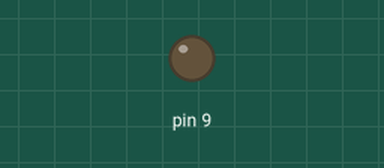
The sketch below on a simulated Arduino Uno, built with avr-gcc and run on an emulated ATmega328P. Shown: output pins drawn as LEDs (lit = HIGH).

Above: at 0.05 s.
At 2.25 s:
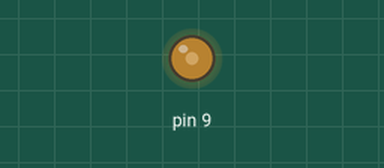
At 3.7 s:
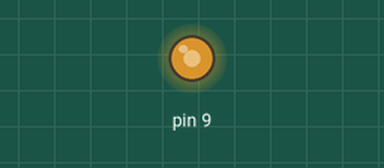
At 7.4 s:
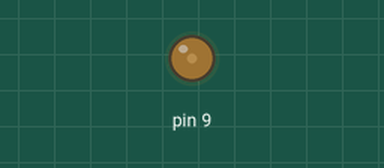
Timing chart, 0 to 10.4 s (numbered marks = the images above):
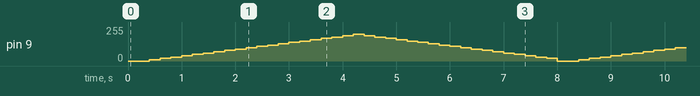

The sketch:

PWMon9.ino
```cpp
void setup() {
  // put your setup code here, to run once:
  pinMode(9,OUTPUT);
}

void loop() {
  // put your main code here, to run repeatedly:
  analogWrite(9,0);
  for(int i=0;i<20;i++){
    delay(200);
    analogWrite(9,i*10);
  }
  for(int j=20;j>=1;j--){
    delay(200);
    analogWrite(9,j*10);
  }
  // digitalWrite(9,HIGH);
}
```
